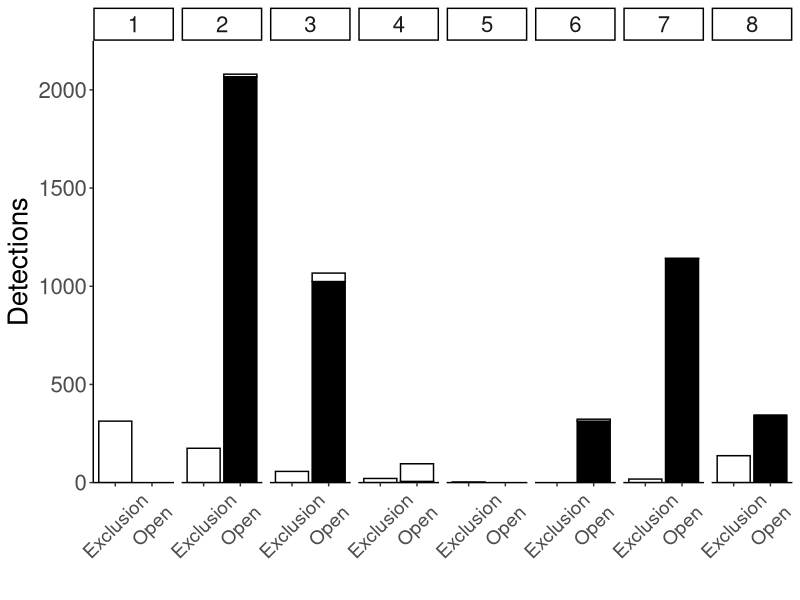

This chart was generated by the following R code: (Note: this script raises an error after producing the figure.)
## --------------- HEADER ------------------------------------------------------
## Script name: 2_Cam-trap-analysis.R
## Author: David S. Mason, UF D.E.E.R. Lab
## Department: Wildlife Ecology and Conservation
## Affiliation: University of Florida
## Date Created: 2022-08-11
## Date Last Modified: 2023-08-01
## Copyright (c) David S. Mason, 2023
## Contact: masond@ufl.edu, @EcoGraffito
## Purpose of script: This script cleans and explores the camera trap data for
## the SREL scavenger exclusion plots.

# Load packages
library(ggsci)
library(tidyverse)

# Clear the decks
rm(list=ls())

# Bring in the data
cam.dat <- read.csv('Camera-traps/Clean-data/Exclusion-cam.csv')

# Set site and plot as factor
cam.dat$SITE <- as_factor(cam.dat$SITE)
cam.dat$PLOT <- as_factor(cam.dat$PLOT)

# Drop unneeded rows
cam.dat <- cam.dat |>
	dplyr::select(SITE, TREATMENT, CARCASS.INTERACTIONS, NO.INTERACTIONS)

# Pivot longer for bar plot
cam.dat <- cam.dat |>
	pivot_longer(cols = c(3,4), names_to = 'CATEGORY', values_to = 'COUNT')

# Reverse order of category
cam.dat$CATEGORY <- forcats::fct_rev(cam.dat$CATEGORY)

# Create new site names for figure
site_names <- c(
                    `4` = "1", 
                    `5` = "2",
                    `11` = "3",
                    `18` = "4",
                    `19` = "5",
                    `20` = "6",
                    `37` = "7",
                    `38` = "8"
   )

# Figure showing proportion of camera trap detections with carcass interactions
# at each site
ggplot(cam.dat, aes(fill=CATEGORY, y=COUNT, x=TREATMENT)) + 
    geom_bar(position="stack", stat="identity", color = 'black')+
		theme_classic()+
		xlab('')+
		ylab('Detections')+
		scale_y_continuous(expand = c(0,0),
											 limits = c(0,2250))+
		theme(legend.position = 'none')+
		theme(text = element_text(size=20),
					axis.text.x = element_text(angle = 45, vjust = 0.5, hjust=0.5,
																		 size = 14))+
		scale_fill_manual(values = c('white', 'black'))+
		facet_wrap(~SITE, nrow = 1,
							 labeller = as_labeller(site_names))

ggsave('Camera-traps/Figures/Cam-detections-sites.png',
			 height = 10, width = 10, units = 'in',
			 dpi = 300)

# Bring in the raw data
cam.dat <- read.csv('Camera-traps/Clean-data/Exclusion-cam.csv')

# Calculate mean % 
cam.dat <- cam.dat |>
	dplyr::group_by(TREATMENT) |>
	dplyr::summarize(MEAN.PROP = mean(PROPORTION, na.rm=TRUE),
						n = n(),
						se = sqrt((MEAN.PROP*(1-MEAN.PROP))/n))

# Visualize mean proportion of detections with carcass interactions
ggplot(cam.dat, aes(y=MEAN.PROP, x=TREATMENT, fill = TREATMENT)) + 
    geom_bar(position="stack", stat="identity")+
		theme_classic()+
		xlab('')+
		ylab('Proportion with carrion interaction')+
		scale_y_continuous(expand = c(0,0),
											 limits = c(0,1))+
		theme(legend.position = 'none')+
		theme(text = element_text(size=20),
					axis.text.x = element_text(angle = 45, vjust = 0.5, hjust=0.5,
																		 size = 14))+
		scale_fill_npg()

ggsave('Camera-traps/Figures/Cam-detections-means.png',
			 height = 10, width = 8, units = 'in',
			 dpi = 300)
